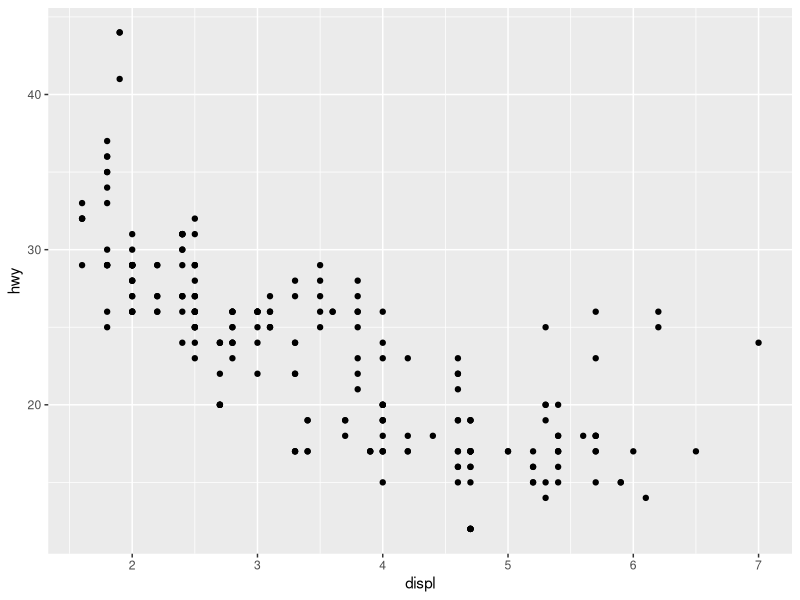
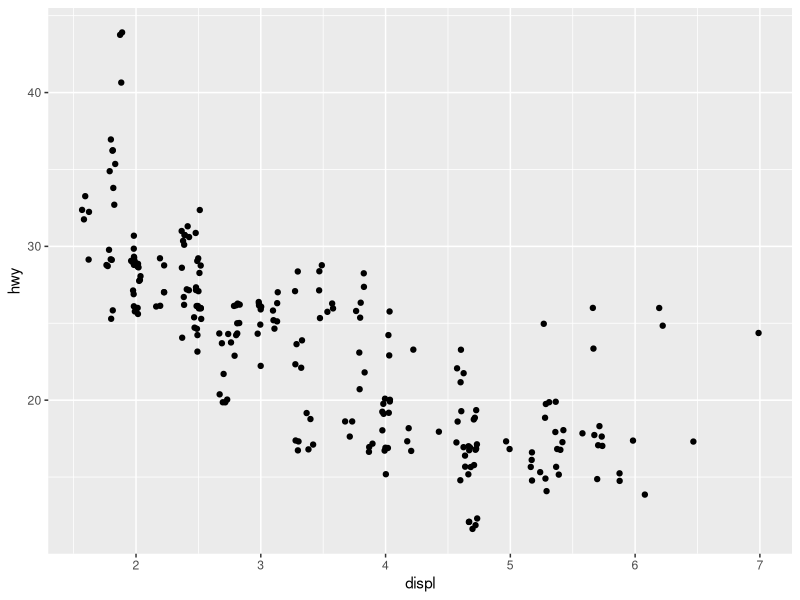
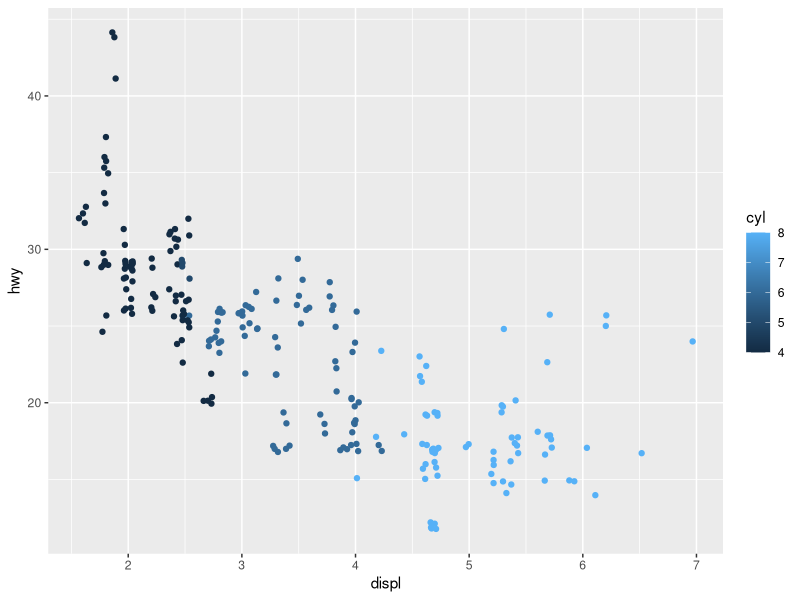
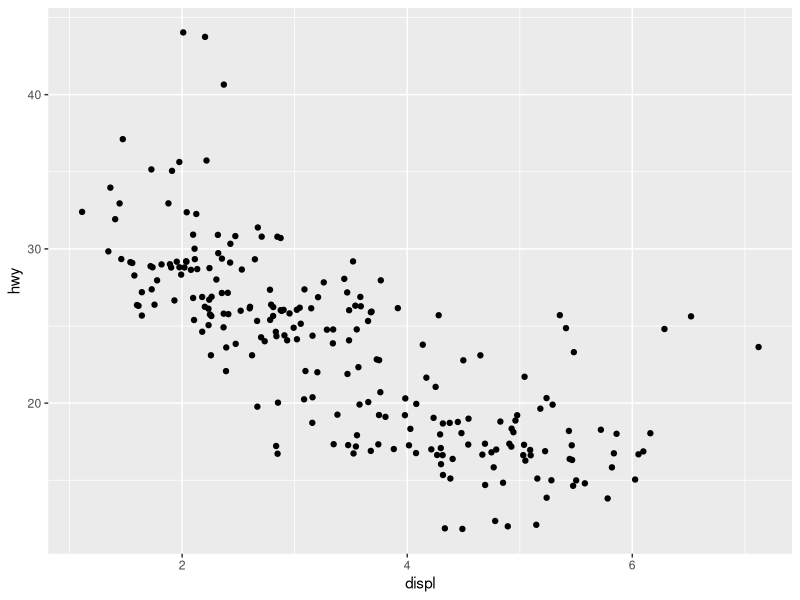
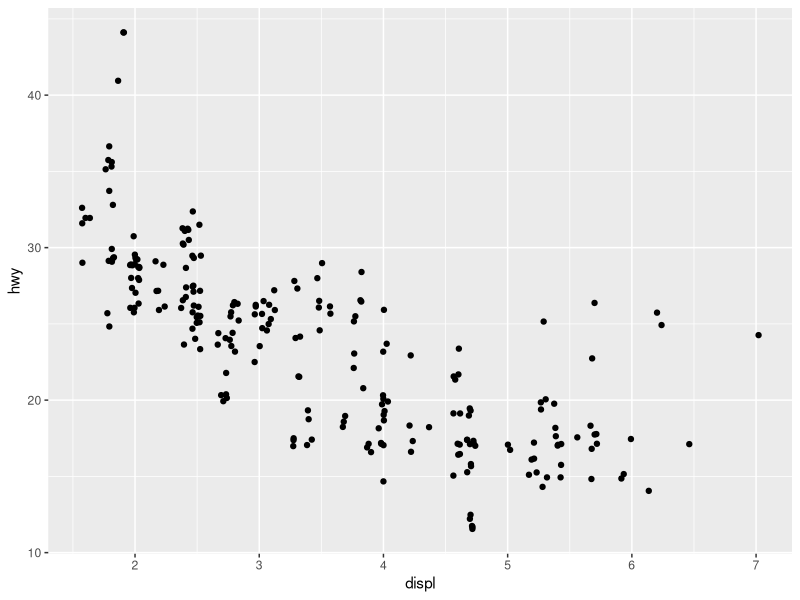
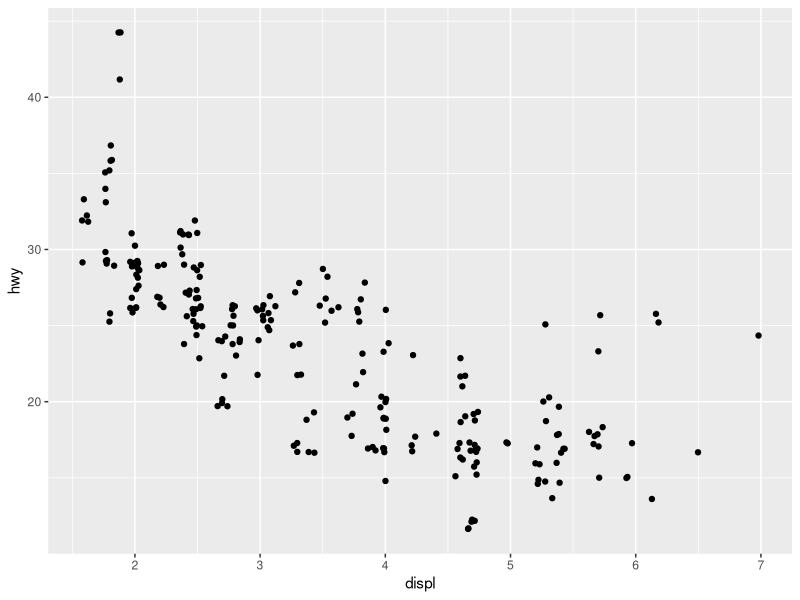
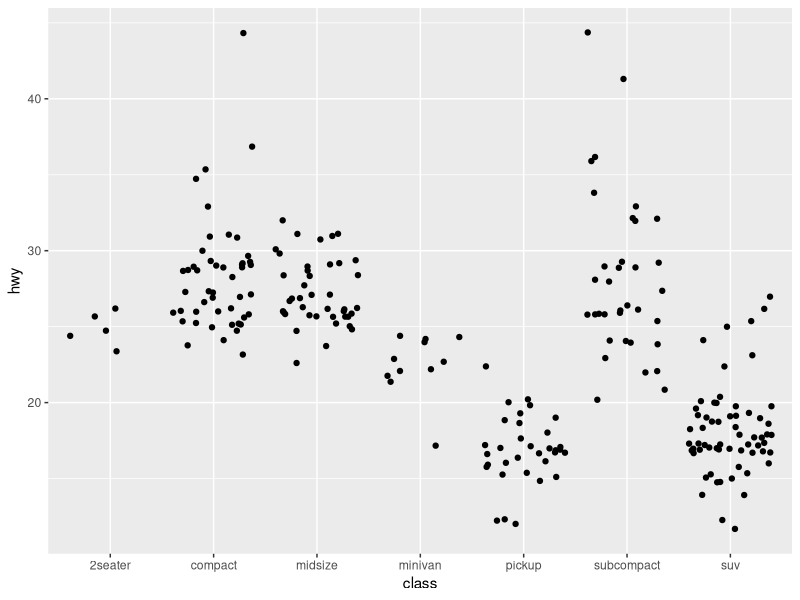
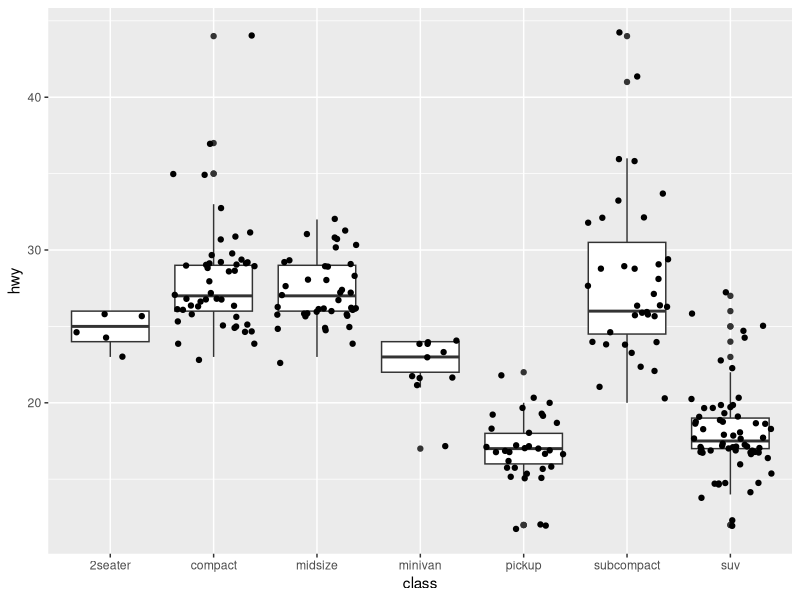

Generate these figures, in order, with R: (Note: this script raises an error after producing the figures.)
## ---- chunk 1
library(ggplot2)
p <- ggplot(mpg, aes(displ, hwy))
p + geom_point()
## ---- chunk 2

p + geom_point(position = "jitter")
## ---- chunk 3

p + geom_jitter(aes(colour = cyl))
## ---- chunk 4

p + geom_jitter(position = position_jitter(width = .5))
p + geom_jitter(position = position_jitter(height = .5))
## ---- chunk 5

qplot(displ, hwy, data = mpg, geom = "jitter")
qplot(class, hwy, data = mpg, geom = "jitter")
qplot(class, hwy, data = mpg, geom = c("boxplot", "jitter"))
qplot(class, hwy, data = mpg, geom = c("jitter", "boxplot"))

## ---- chunk 6
table(mtcars$am, mtcars$vs)
qplot(am, vs, data = mtcars) #not informative
## ---- chunk 7
qplot(am, vs, data = mtcars, position = "jitter")
## ---- chunk 8
qplot(am, vs, data = mtcars, position = position_jitter(w = 0.1, h = 0.1))
# Much Better
## ---- chunk 9
qplot(class, hwy, data = mpg, geom = c("boxplot", "jitter"))
## ---- chunk 10

ggplot(mtcars, aes(x = am, y = vs)) + geom_point(position = "jitter")
ggplot(mtcars, aes(x = am, y = vs)) + geom_point(position = position_jitter(w = 0.1, h = 0.1))
